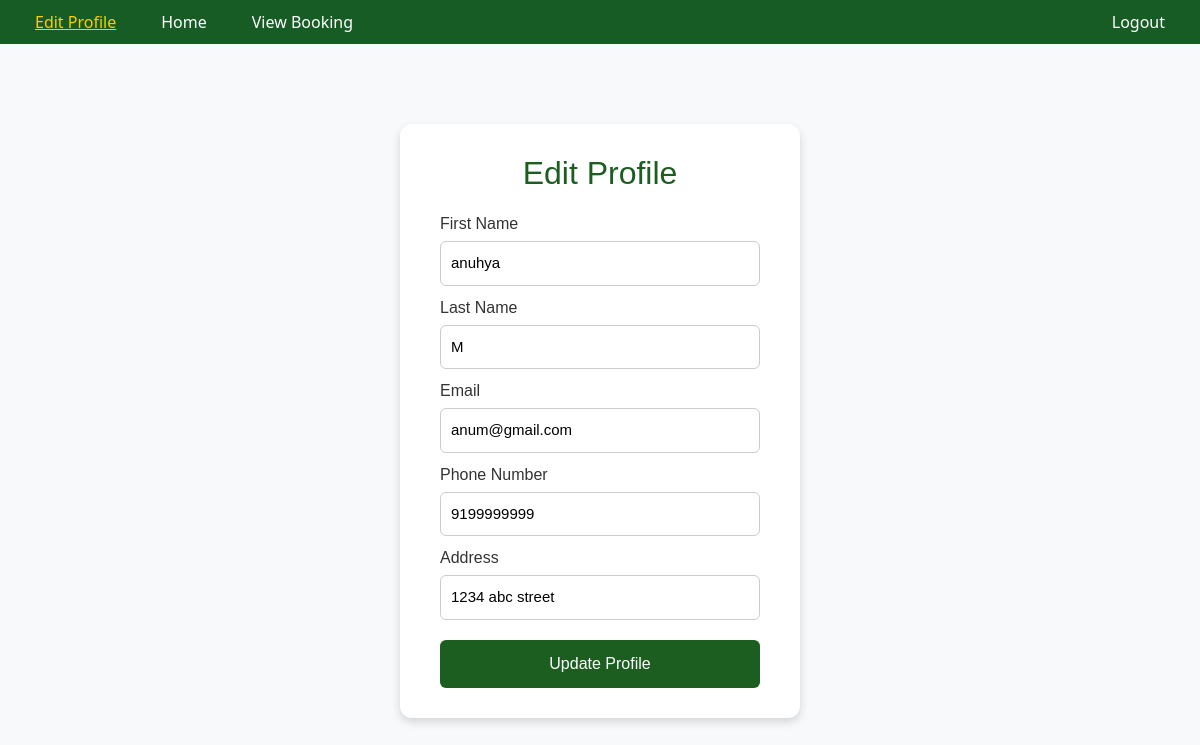
/?route=user/edit-profile (signed in), run on an earlier commit of the app's database.
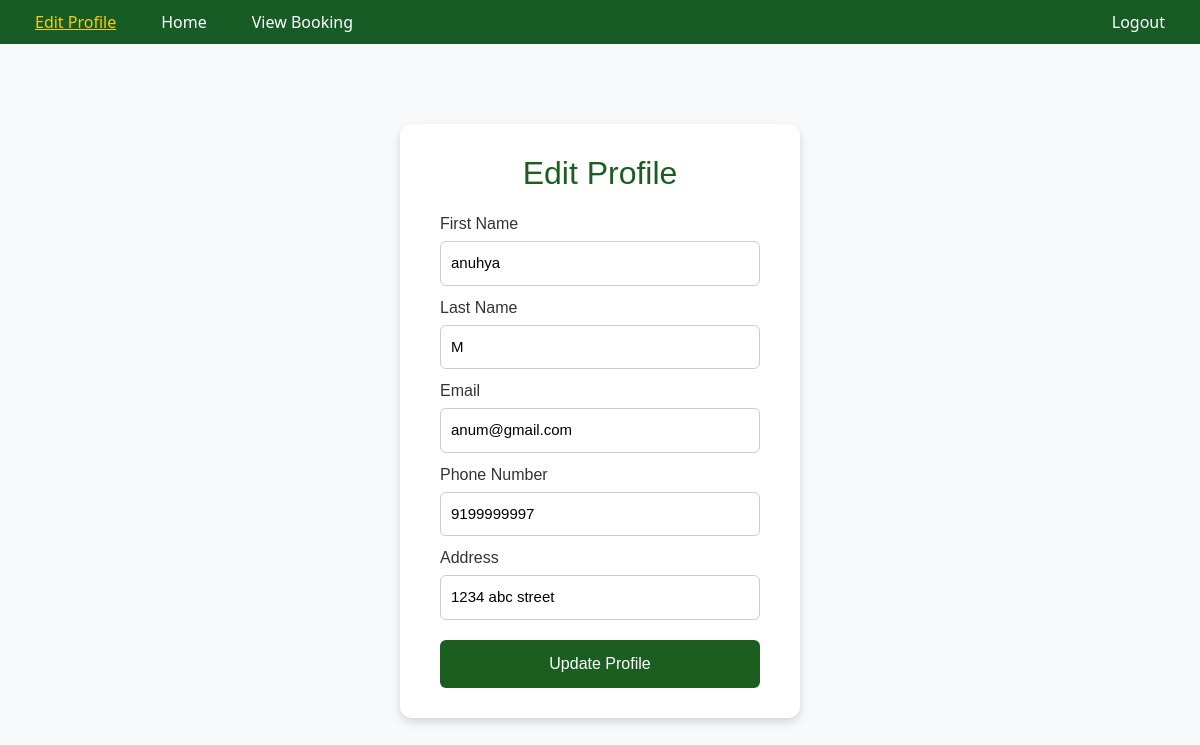
And on a later commit of the database.
### tables this page shows
CREATE TABLE `users` (
  `user_id` int(10) UNSIGNED NOT NULL,
  `first_name` varchar(128) NOT NULL,
  `last_name` varchar(128) NOT NULL,
  `email` varchar(128) NOT NULL,
  `password_hash` varchar(255) NOT NULL,
  `phone_no` varchar(20) DEFAULT NULL,
  `address` varchar(255) DEFAULT NULL,
  `created_at` timestamp NOT NULL DEFAULT current_timestamp()
);

### Controllers/UserController.php (called while the page is built, shortened)
<?php
require_once __DIR__ . '/../Models/User.php';
class UserController {
    private $userModel;
    public function __construct() {
        $this->userModel = new User();
    }
    public function getUserDetails($user_id) {
        return $this->userModel->findById($user_id);
    }
}
?>

### Models/User.php (called while the page is built, shortened)
<?php
require_once __DIR__ . '/../config/pdo.php';
class User {
    public function findById($user_id) {
        global $pdo;
        $stmt = $pdo->prepare("SELECT * FROM users WHERE user_id = :id");
        $stmt->execute([':id' => $user_id]);
        return $stmt->fetch(PDO::FETCH_ASSOC);
    }
}

### Views/user/editProfile.php (the view, shortened to what this page needs)
<?php
require_once __DIR__ . '/../../Controllers/UserController.php';
$controller = new UserController();
$user_id = $_SESSION['user_id'];
$user = $controller->getUserDetails($user_id);
?>
<!DOCTYPE html>
<html lang="en">
<head>
  <link href="https://cdn.jsdelivr.net/npm/bootstrap@5.3.3/dist/css/bootstrap.min.css" rel="stylesheet">
  <link rel="stylesheet" href="/YardProProject/Static/css/edit_profile.css">
</head>
<body>
   <?php include __DIR__ . '/../shared/navbar.php'; ?>
  <div class="edit-container">
    <h2>Edit Profile</h2>
    <form method="post">
      <label>First Name</label>
      <input type="text" name="first_name" value="<?= htmlspecialchars($user['first_name']) ?>" required>
      <label>Last Name</label>
      <input type="text" name="last_name" value="<?= htmlspecialchars($user['last_name']) ?>" required>
      <label>Email</label>
      <input type="email" name="email" value="<?= htmlspecialchars($user['email']) ?>" readonly>
      <label>Phone Number</label>
      <input type="text" name="phone_no" value="<?= htmlspecialchars($user['phone_no']) ?>">
      <label>Address</label>
      <input type="text" name="address" value="<?= htmlspecialchars($user['address']) ?>">
      <button type="submit" class="btn-primary">Update Profile</button>
    </form>
  </div>
</body>
</html>

What changed in the data, as far as the page shows it:
changed users "anuhya": phone_no "9199999999" → "9199999997"
